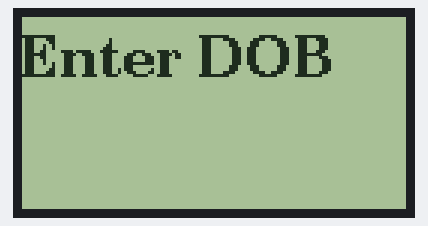
Simulated run of this sketch. Board: Arduino Uno, built with avr-gcc and run on an emulated ATmega328P. On the bench: 128×64 one-colour display.

Above: at 0.3 s.

The sketch:

sketch_may30c.ino
```cpp
#include <SPI.h>
#include <U8g2lib.h>
//#include <Keypad.h>

U8G2_ST7920_128X64_1_8080 u8g2(U8G2_R0,23,22,25,24,27,26,28,29,37,U8X8_PIN_NONE,35);

//char customKey=0;
//const byte ROWS = 5; //four rows
//const byte COLS = 4; //four columns
//char hexaKeys[ROWS][COLS] = {
//  {'1','2','3'},
//  {'4','5','6'},
//  {'7','8','9'},
//  {'*','0','#'}
//};
//byte rowPins[ROWS] = {45, 47, 49, 51}; //connect to the row pinouts of the keypad
//byte colPins[COLS] = {39, 41, 43}; //connect to the column pinouts of the keypad

//initialize an instance of class NewKeypad
//Keypad customKeypad = Keypad( makeKeymap(hexaKeys), rowPins, colPins, ROWS, COLS);
//char customKey=0;

void setup() {
//  Serial.begin(9600);
  // put your setup code here, to run once:
  u8g2.begin();

}

void loop() {
  // put your main code here, to run repeatedly:
  u8g2.firstPage();
  do {
    u8g2.setFont(u8g2_font_ncenB14_tr);
    u8g2.drawStr(0,20,"Enter DOB");

    //customKey = customKeypad.getKey();
    //if (customKey) { //o meaning that this key came from previous locker input
      // Serial.println(String(customKey));
      // u8g2.drawStr(0,60,String(customKey));
   // }
  } while ( u8g2.nextPage() );
  //delay(1000);

}
```
